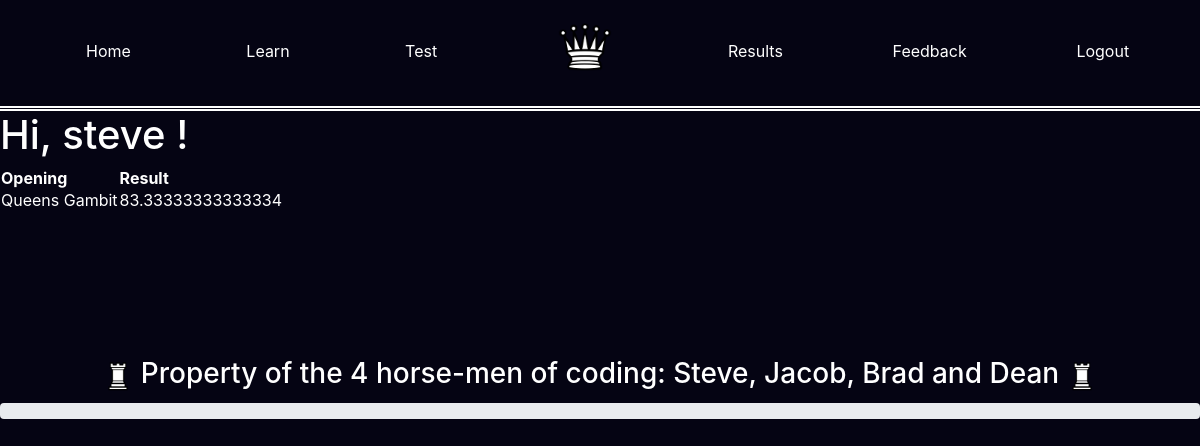
Before: /results (signed in) with the older database file.
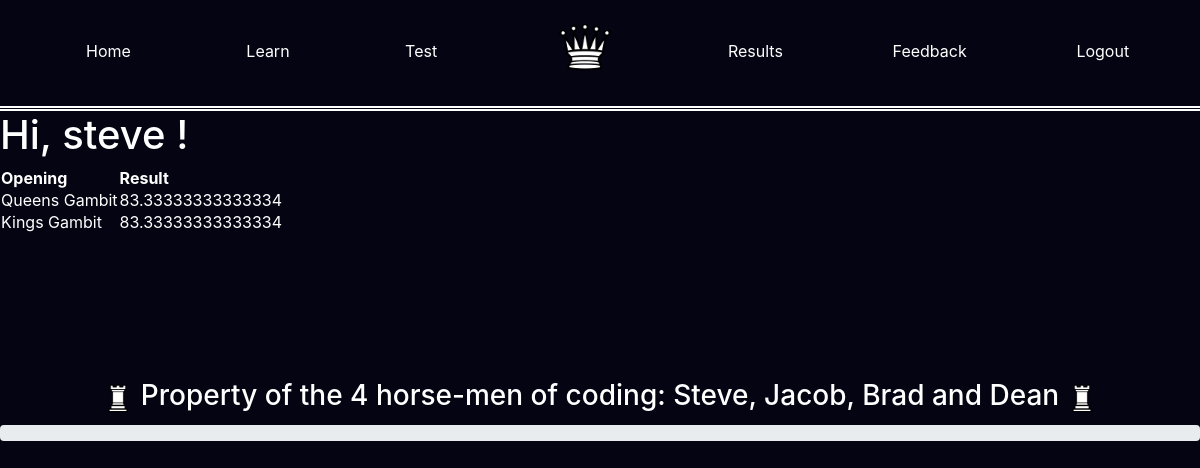
After: the same page with the newer database file.
### app/models.py (models this page shows, shortened)
class User(UserMixin, db.Model):
    id = db.Column(db.Integer, primary_key=True)
    username = db.Column(db.String(64), index=True, unique=True)
    email = db.Column(db.String(120), index=True, unique=True)
    password_hash = db.Column(db.String(128))
    posts = db.relationship('Post', backref='author', lazy='dynamic')
    results = db.relationship('Results', backref = 'student', lazy = 'dynamic')

class Results(db.Model):
    id = db.Column(db.Integer, primary_key=True)
    opening = db.Column(db.String(140))
    result =db.Column(db.Integer)
    incorrect = db.Column(db.ARRAY(db.String(140)))
    passed = db.Column(db.Boolean)
    timestamp = db.Column(db.DateTime, index=True, default=datetime.utcnow)
    user_id = db.Column(db.Integer, db.ForeignKey('user.id'))

### app/routes.py (the view)
@app.route('/results', methods=['GET', 'POST'])
@login_required
def results():
    u = User.query.get(current_user.id)
    return render_template('results.html', title='results', query = u.results.all())

### app/models.py (called while the page is built)
@login.user_loader
def load_user(id):
    return User.query.get(int(id))

### app/templates/results.html
{% extends "base.html" %}
{% block content %}
<h1>Hi, {{current_user.username}} ! </h1>
<table>
<tr>
    <th>Opening</th>
    <th>Result</th>
</tr>
{% for r in query %}
<tr>
    <td>
        {{r.opening}}
    </td>
    <td>
        {{r.result}}
    </td>
</tr>
{% endfor %}
</table>
{% include "footer.html" %}
{% endblock %}

### app/templates/base.html (shortened to what this page needs)
<html>
    <head>
        <link rel="stylesheet" href="https://maxcdn.bootstrapcdn.com/bootstrap/4.5.2/css/bootstrap.min.css">
  </head>
  <body>
    <nav class="navbar navbar-expand-sm justify-content-center" style="background-color: rgb(5, 4, 19); padding-left: 2.6%; border-bottom: 5px white double; padding-bottom: 2%;">
      <ul class="navbar-nav nav-fill w-100">
        <li class="nav-item" style="padding-top: 2%; padding-right: 0.5%;">
          <a class="nav-link" href="{{ url_for('index') }}">Home</a>
        </li>
        <li class="nav-item" style="padding-top: 2%; padding-right: 0.5%;">
          <a class="nav-link" href="{{ url_for('newLearn') }}">Learn</a>
        </li>
        <li class="nav-item" style="padding-top: 2%; padding-right: 0.5%;">
          <a class="nav-link" href="{{ url_for('newTest') }}">Test</a>
        </li>
        <a class="navbar-brand mx-auto" href="#" style="padding-left: 5%; padding-right: 5%; padding-top: 0.75%;">
          <img src="static/img/chesspieces/wikipedia/wQ.png" alt="logo" style="width:60px;">
        </a>
        <li class="nav-item" style="padding-top: 2%;">
          <a class="nav-link" href="{{ url_for('results') }}">Results</a>
        </li>
        <li class="nav-item" style="padding-top: 2%;">
          <a class="nav-link" href="{{ url_for('feedback2') }}">Feedback</a>
        </li>
        <li class="nav-item" style="padding-top: 2%;">
          <a class="nav-link" href="{{ url_for('logout') }}">Logout</a>
        </li>
      </ul>
    </nav>
        {% block content %}{% endblock %}
    </body>
</html>

### app/templates/footer.html (shortened to what this page needs)
<html>
    <head>
        <link rel="stylesheet" href="https://maxcdn.bootstrapcdn.com/bootstrap/4.5.2/css/bootstrap.min.css">
  </head>
    <body>
      <div id='footer' class="text-align">
        <h3>
          <img src="static/img/chesspieces/wikipedia/wR.png" alt="footerking" style="height: 40px; width:30px;">
          Property of the 4 horse-men of coding: Steve, Jacob, Brad and Dean
          <img src="static/img/chesspieces/wikipedia/wR.png" alt="footerking" style="height: 40px; width:30px;">
        </h3>
      </div>
      <div class = "progress">
      </div>
    </body>
</html>

### app/templates/base.html (style rules this page uses)
.nav-link { color: white; }

### app/templates/footer.html (style rules this page uses)
* { color: white; }
body { background-color: rgb(5, 4, 19); }
#footer { position:relative; bottom:0; width:100%; height:40px; padding-top: 2%; display: table; margin-top: 10%; }
.text-align { display: table-cell; vertical-align: middle; text-align: center; }

Changed rows visible on the page:
added Results: opening "Kings Gambit", result "83.33333333333334"
